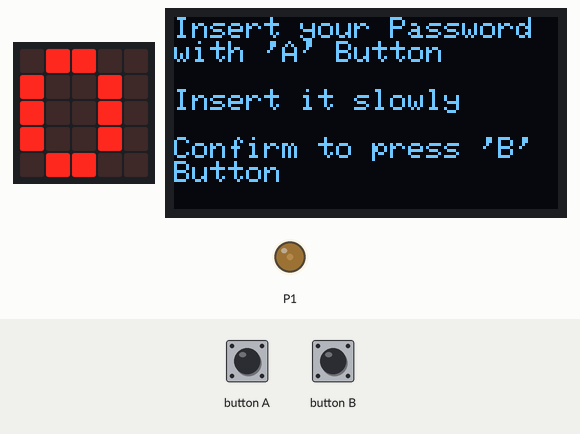
This program was run on a simulated BBC micro:bit (MakeCode). On the bench: the board's 5×5 LED display, 128×64 one-colour display, output pins drawn as LEDs (lit = HIGH). The inputs (shaded band) are chosen by the test bench.

Above: at 2.0 s.
2.1 s: button B pressed for 3.2 s
At 2.6 s:
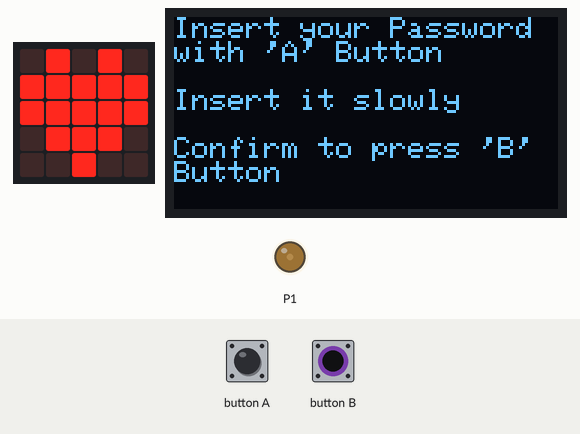
7.2 s: button B pressed for 0.15 s
At 9.8 s:
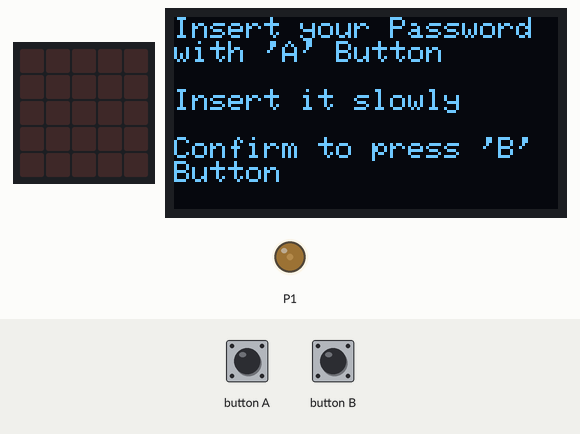
10.1 s: button A pressed for 0.15 s
At 11.1 s:
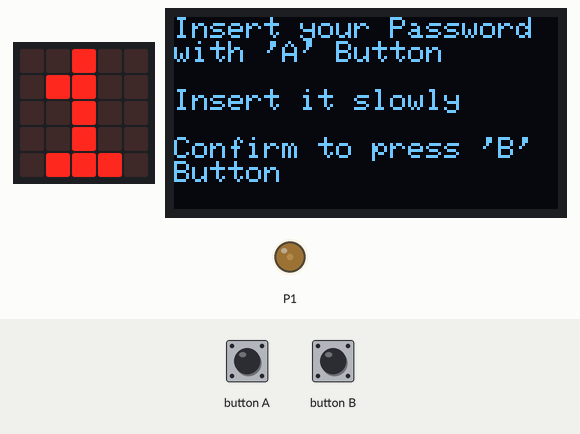
11.7 s: button A pressed for 1 s
At 13.8 s:
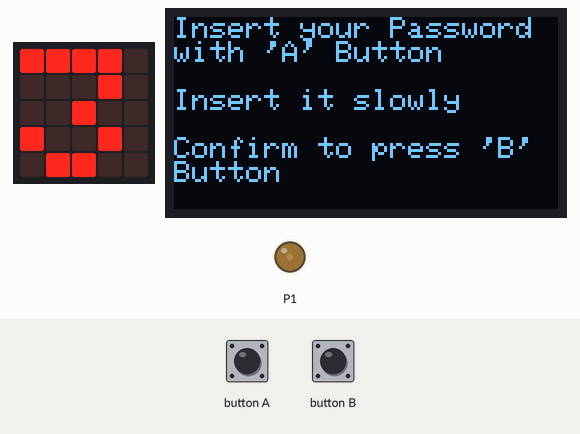
14.2 s: button B pressed for 1 s
At 15.4 s:
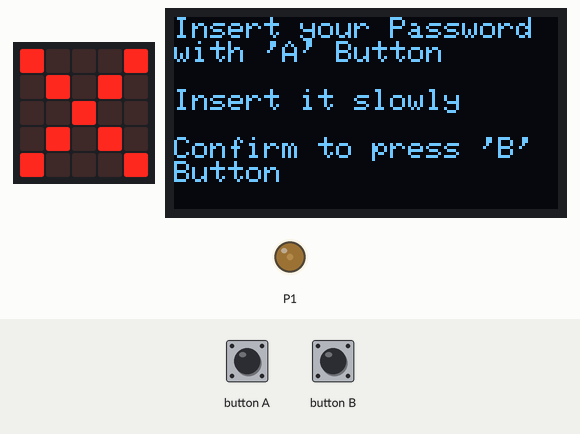
Timing chart, 0 to 17.2 s (numbered marks = the images above; inputs shaded):
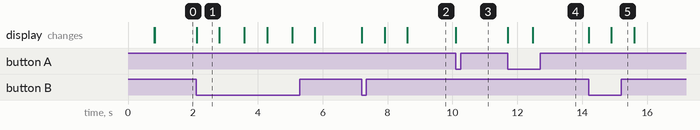

Measured:
- after the input at 2.1 s, the display: changes at once (image 1)
- after the input at 7.2 s, the display: first changes at once (image 2 shows a later state)
- after the input at 10.1 s, the display: changes at once (image 3)
- after the input at 11.7 s, the display: first changes at once (image 4 shows a later state)
- after the input at 14.2 s, the display: first changes at once (image 5 shows a later state)
- what the display in image 1 shows lasts 0.7 s, from 2.1 s to 2.8 s

The program:

main.ts
```typescript
let fourth = 0
let third = 0
let second = 0
let first = 0
let stats = 0
let what = 1
let c1 = 1
let c2 = 2
let c3 = 3
let c4 = 4
pins.analogWritePin(AnalogPin.P1, 180)
let motorstats = 0
basic.showNumber(stats)
OLED.init(128, 64)
OLED.writeStringNewLine("Insert your Password with 'A' Button")
OLED.newLine()
OLED.writeStringNewLine("Insert it slowly")
OLED.newLine()
OLED.writeStringNewLine("Confirm to press 'B' Button")
basic.forever(function () {
    if (input.buttonIsPressed(Button.B)) {
        if (motorstats == 1) {
            pins.analogWritePin(AnalogPin.P1, 180)
            motorstats = 0
            what += 1
        } else {
            if (what == 1) {
                first = stats
                basic.showIcon(IconNames.Heart)
                basic.pause(100)
                basic.clearScreen()
                what += 1
                stats = 0
                basic.showNumber(stats)
            } else if (what == 2) {
                second = stats
                basic.showIcon(IconNames.Heart)
                basic.pause(100)
                basic.clearScreen()
                what += 1
                stats = 0
                basic.showNumber(stats)
            } else if (what == 3) {
                third = stats
                basic.showIcon(IconNames.Heart)
                basic.pause(100)
                basic.clearScreen()
                what += 1
                stats = 0
                basic.showNumber(stats)
            } else if (what == 4) {
                fourth = stats
                basic.showIcon(IconNames.Heart)
                basic.pause(100)
                basic.clearScreen()
                if (first == c1 && (second == c2 && (third == c3 && fourth == c4))) {
                    pins.analogWritePin(AnalogPin.P1, 80)
                    motorstats = 1
                    what = 0
                    basic.showIcon(IconNames.Yes)
                    basic.pause(100)
                    basic.clearScreen()
                } else {
                    basic.showIcon(IconNames.No)
                    basic.pause(100)
                    basic.clearScreen()
                }
            }
        }
    } else if (input.buttonIsPressed(Button.A)) {
        if (stats < 9) {
            stats += 1
            basic.showNumber(stats)
        } else {
            stats = 0
            basic.showNumber(stats)
        }
    } else {

    }
})
```

test.ts
```typescript
// 테스트는 여기로 이동합니다; 이 패키지가 확장으로 사용될 때 컴파일되지 않을 것 입니다.
```
